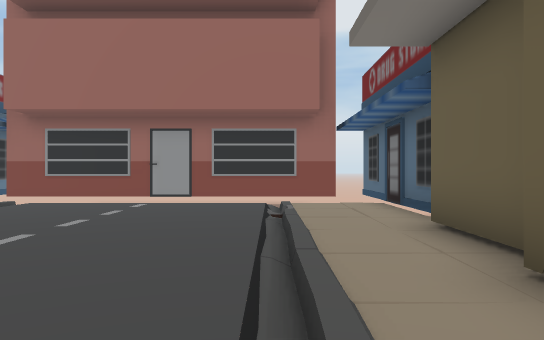
View 1 (above)

18 first-person views from a walk through a scene from a Unity 3-D project. The camera is 1.5 m above the floor, looks level and sees 70° across. The floor is counted in squares, 2 m on a side. Each view is taken from the middle of a square. On the plan, view 1 faces up. The plan holds only what a view shows up to about 12 squares ahead; the rest is blank. The place goes on beyond the plan.

View 2
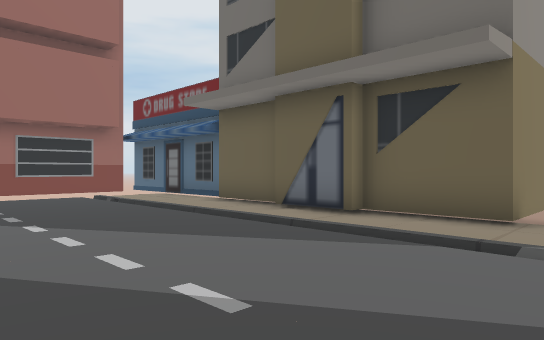

View 3
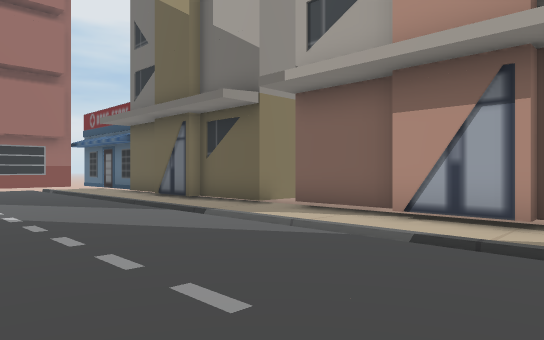

View 4
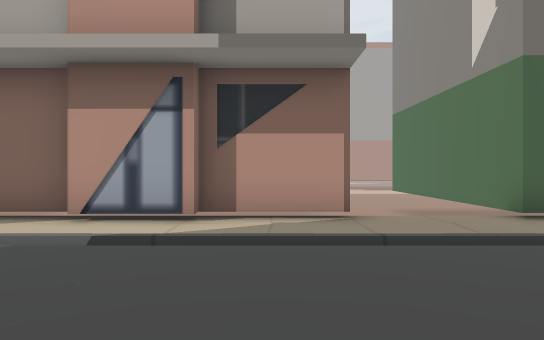

View 5
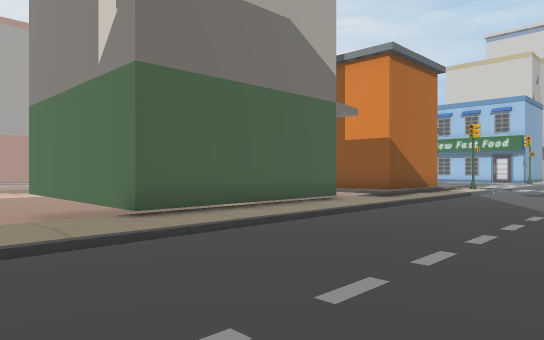

View 6
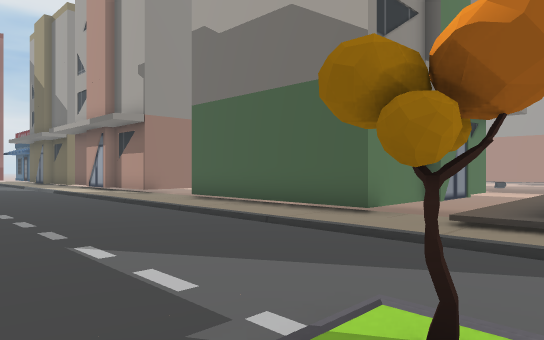

View 7
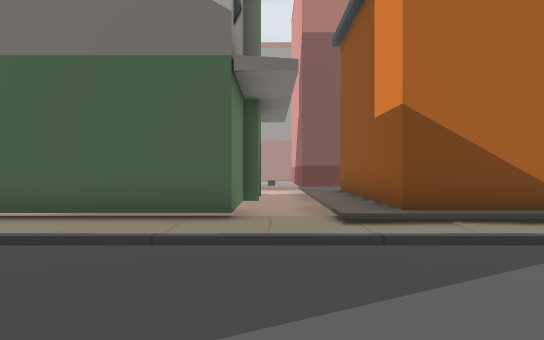

View 8
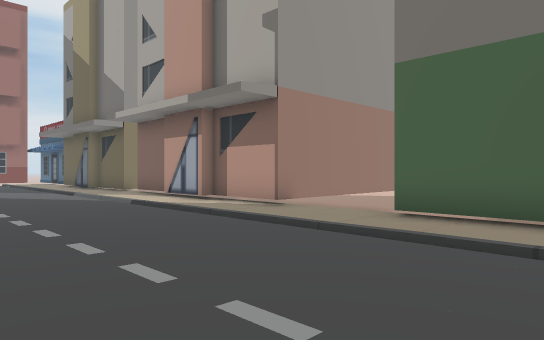

View 9
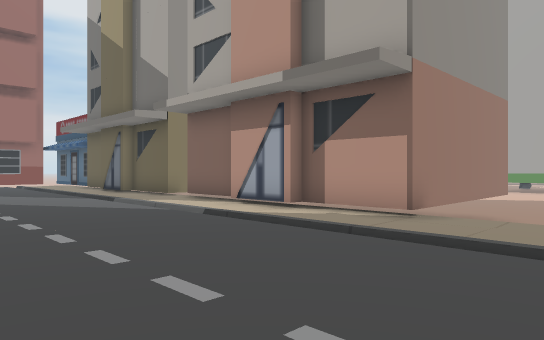

View 10
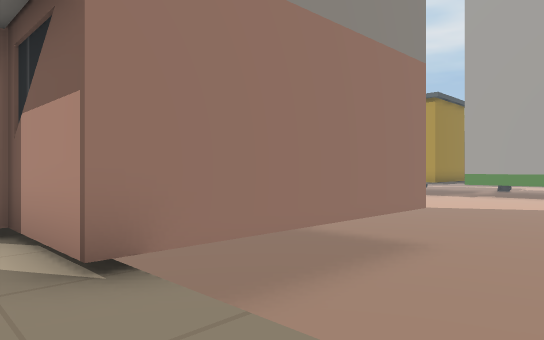

View 11
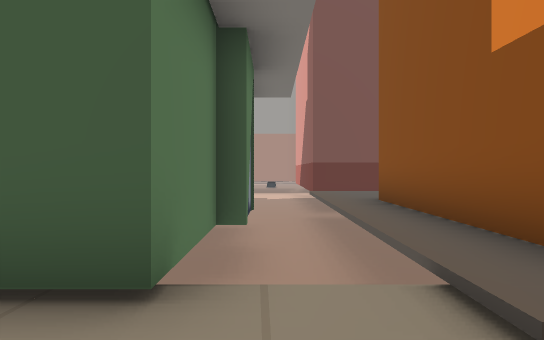

View 12
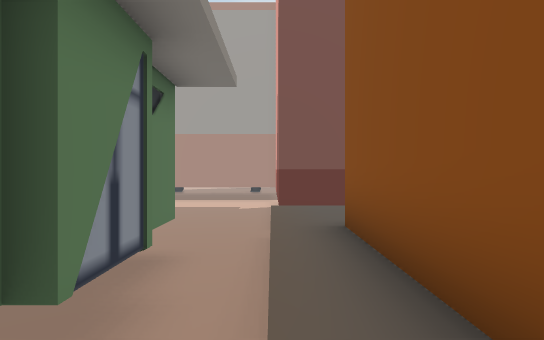

View 13
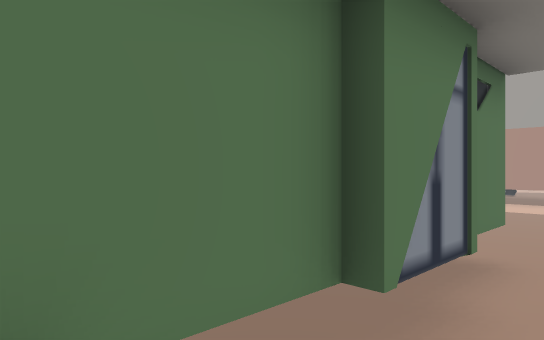

View 14
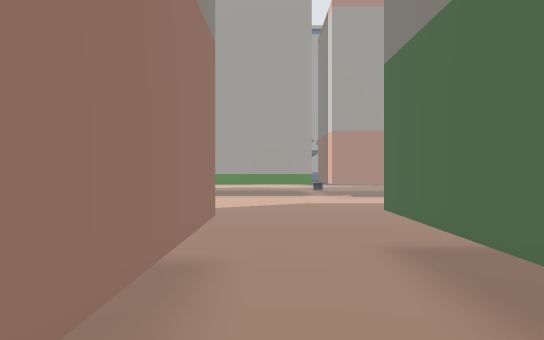

View 15
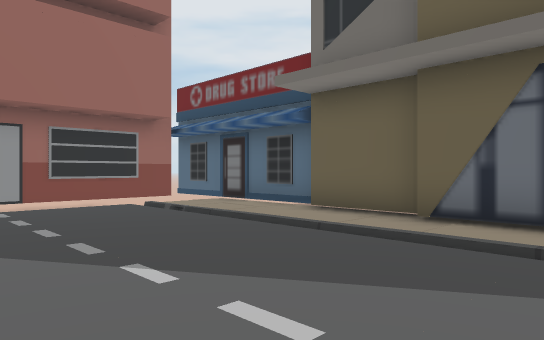

View 16
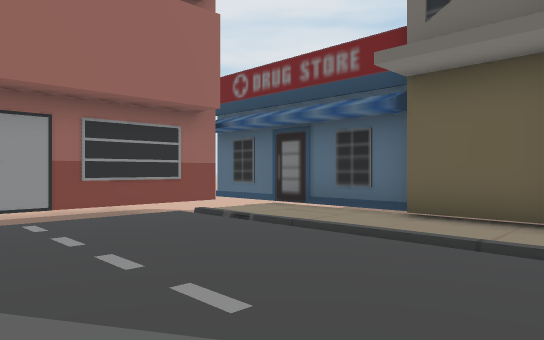

View 17
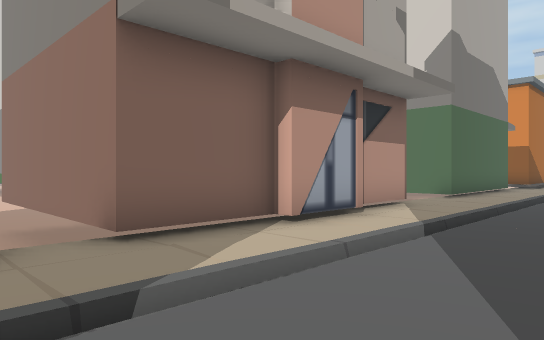

View 18
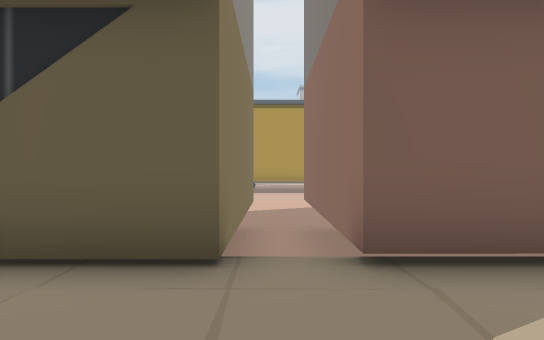

### Floor plan
Key: @ floor where view 1 was taken; # wall or solid block; . main floor; : floor 0.25 m higher than the main floor; + floor 0.5 m higher than the main floor; / step, stairs or slope; v drop or lower ground; O other object.
Columns run from 4 left of view 1 to 16 right of it. Each row starts with its distance up from view 1.
 10       O#
  9 OOOOOOv#
  8 ..../..#
  7 ..../..#
  6 ..../..#
  5 ..../.O#
  4 ..../:O
  3 ..../.O
  2 ..../:O
  1  .../.O
  0 ....@.O      v
 -1 ..../:OO     vvv
 -2  .../..OOOOOvvvv
 -3 ..../:OOOOOOvvvv
 -4  .../.O     vvvvv
 -5 ..../.O
 -6 ..../:O     v
 -7  .../.O     vvvvvv
 -8 ..../:O     vvvvvvv
 -9 ..../.OOOOOOvvvvvvvv
-10 ..../..vvvvvvvvvvvv
-11 ..../:. vvvvvvvvvvv
-12 ..../.OOOOOOOvvvvvv
-13 ..../:O      vvvvvv
-14  .../.O      vvvvv
-15 ..../.O
-16  .../:O        vvvvvv
-17  .../.OOO  OOvvvvvvv
-18 ..../:. OOOvvvvvvvv
-19 ....///vvvvvvvvOO
-20  O///.######++vO
-21 .O///:#       vO

Positions as (right, up) in squares from view 1, and headings:
1: (0, 0), facing up
2: (-4, -3), facing up-right
3: (-4, -8), facing up-right
4: (-4, -8), facing right
5: (-4, -9), facing down-right
6: (-4, -21), facing up-right
7: (-4, -18), facing right
8: (-4, -15), facing up-right
9: (-4, -12), facing up-right
10: (1, -12), facing up-right
11: (0, -18), facing right
12: (2, -19), facing right
13: (2, -19), facing up-right
14: (2, -10), facing right
15: (-4, 0), facing up-right
16: (-4, 2), facing up-right
17: (-2, -1), facing down-right
18: (-1, -2), facing right
